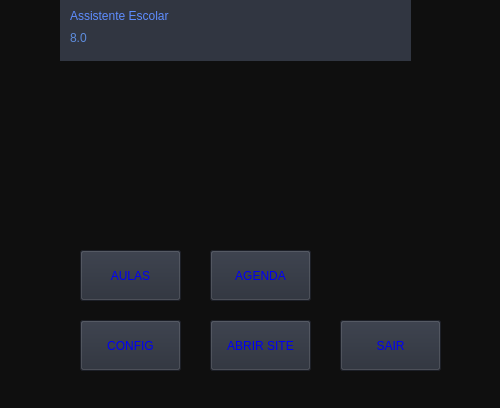
<?xml version="1.0" encoding="UTF-8"?>
<ui version="4.0">
 <class>dialog</class>
 <widget class="QDialog" name="dialog">
  <property name="geometry">
   <rect>
    <x>0</x>
    <y>0</y>
    <width>500</width>
    <height>408</height>
   </rect>
  </property>
  <property name="windowTitle">
   <string>Página inicial</string>
  </property>
  <property name="styleSheet">
   <string notr="true">background-color: rgb(15, 15, 15);
color: rgb(255, 255, 255);</string>
  </property>
  <widget class="QDialogButtonBox" name="buttonBox">
   <property name="geometry">
    <rect>
     <x>10</x>
     <y>600</y>
     <width>461</width>
     <height>32</height>
    </rect>
   </property>
   <property name="orientation">
    <enum>Qt::Horizontal</enum>
   </property>
   <property name="standardButtons">
    <set>QDialogButtonBox::Cancel|QDialogButtonBox::Ok</set>
   </property>
  </widget>
  <widget class="QLabel" name="label">
   <property name="geometry">
    <rect>
     <x>60</x>
     <y>0</y>
     <width>351</width>
     <height>61</height>
    </rect>
   </property>
   <property name="styleSheet">
    <string notr="true">background-color: rgb(49,54,65);
</string>
   </property>
   <property name="text">
    <string/>
   </property>
  </widget>
  <widget class="QLabel" name="label_2">
   <property name="geometry">
    <rect>
     <x>70</x>
     <y>0</y>
     <width>291</width>
     <height>31</height>
    </rect>
   </property>
   <property name="styleSheet">
    <string notr="true">background-color: rgb(49,54,65);
color: rgb(94,141,255);
font: 87 20pt &quot;Arial Black&quot;;</string>
   </property>
   <property name="text">
    <string>Assistente Escolar</string>
   </property>
  </widget>
  <widget class="QLabel" name="label_3">
   <property name="geometry">
    <rect>
     <x>70</x>
     <y>30</y>
     <width>51</width>
     <height>16</height>
    </rect>
   </property>
   <property name="styleSheet">
    <string notr="true">background-color: rgb(49,54,65);
color: rgb(94,141,222);
font: 87 12pt &quot;Arial Black&quot;;</string>
   </property>
   <property name="text">
    <string>8.0</string>
   </property>
  </widget>
  <widget class="QPushButton" name="Button_aulas">
   <property name="geometry">
    <rect>
     <x>80</x>
     <y>250</y>
     <width>101</width>
     <height>51</height>
    </rect>
   </property>
   <property name="styleSheet">
    <string notr="true">background-color: rgb(39,44,55);
color: rgb(0,0,245);
font: 87 10pt &quot;Arial Black&quot;;</string>
   </property>
   <property name="text">
    <string>AULAS</string>
   </property>
  </widget>
  <widget class="QPushButton" name="Button_agenda">
   <property name="geometry">
    <rect>
     <x>210</x>
     <y>250</y>
     <width>101</width>
     <height>51</height>
    </rect>
   </property>
   <property name="styleSheet">
    <string notr="true">background-color: rgb(39,44,55);
color: rgb(0,0,245);
font: 87 10pt &quot;Arial Black&quot;;</string>
   </property>
   <property name="text">
    <string>AGENDA</string>
   </property>
  </widget>
  <widget class="QPushButton" name="Button_sair">
   <property name="geometry">
    <rect>
     <x>340</x>
     <y>320</y>
     <width>101</width>
     <height>51</height>
    </rect>
   </property>
   <property name="styleSheet">
    <string notr="true">background-color: rgb(39,44,55);
color: rgb(0,0,245);
font: 87 10pt &quot;Arial Black&quot;;</string>
   </property>
   <property name="text">
    <string>SAIR</string>
   </property>
  </widget>
  <widget class="QPushButton" name="Button_config">
   <property name="geometry">
    <rect>
     <x>80</x>
     <y>320</y>
     <width>101</width>
     <height>51</height>
    </rect>
   </property>
   <property name="styleSheet">
    <string notr="true">color: rgb(0,0,245);
background-color: rgb(39,44,55);
font: 87 10pt &quot;Arial Black&quot;;</string>
   </property>
   <property name="text">
    <string>CONFIG</string>
   </property>
  </widget>
  <widget class="QPushButton" name="Button_site">
   <property name="geometry">
    <rect>
     <x>210</x>
     <y>320</y>
     <width>101</width>
     <height>51</height>
    </rect>
   </property>
   <property name="styleSheet">
    <string notr="true">background-color: rgb(39,44,55);
color: rgb(0,0,245);
font: 87 10pt &quot;Arial Black&quot;;</string>
   </property>
   <property name="text">
    <string>ABRIR SITE</string>
   </property>
  </widget>
 </widget>
 <resources/>
 <connections>
  <connection>
   <sender>buttonBox</sender>
   <signal>accepted()</signal>
   <receiver>dialog</receiver>
   <slot>accept()</slot>
   <hints>
    <hint type="sourcelabel">
     <x>248</x>
     <y>254</y>
    </hint>
    <hint type="destinationlabel">
     <x>157</x>
     <y>274</y>
    </hint>
   </hints>
  </connection>
  <connection>
   <sender>buttonBox</sender>
   <signal>rejected()</signal>
   <receiver>dialog</receiver>
   <slot>reject()</slot>
   <hints>
    <hint type="sourcelabel">
     <x>316</x>
     <y>260</y>
    </hint>
    <hint type="destinationlabel">
     <x>286</x>
     <y>274</y>
    </hint>
   </hints>
  </connection>
 </connections>
</ui>
